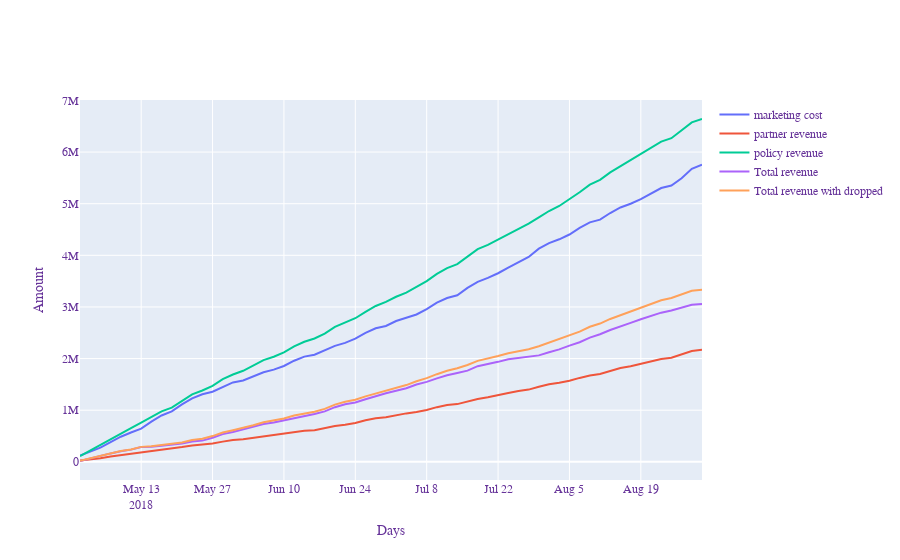

The code cell stored with this chart in its notebook:
### Code cell
fig = go.Figure()
fig.add_traces(go.Scatter(x=tlist, y=mc_list, mode='lines', name = "marketing cost"))
fig.add_traces(go.Scatter(x=tlist, y=partnerr_list, mode='lines', name = "partner revenue"))
fig.add_traces(go.Scatter(x=tlist, y=policyr_list, mode='lines', name = "policy revenue"))
fig.add_traces(go.Scatter(x=tlist, y=total_rev, mode='lines', name = "Total revenue"))
fig.add_traces(go.Scatter(x=tlist, y=dtotal_rev, mode='lines', name = "Total revenue with dropped"))
fig.update_layout(
    #title="Plot Title",
    xaxis_title="Days",
    yaxis_title="Amount",
    #legend_title="C",
    font=dict(
        family="Courier New, monospace",
        size=12,
        color="RebeccaPurple"
    
    )
)
    
fig.show()
